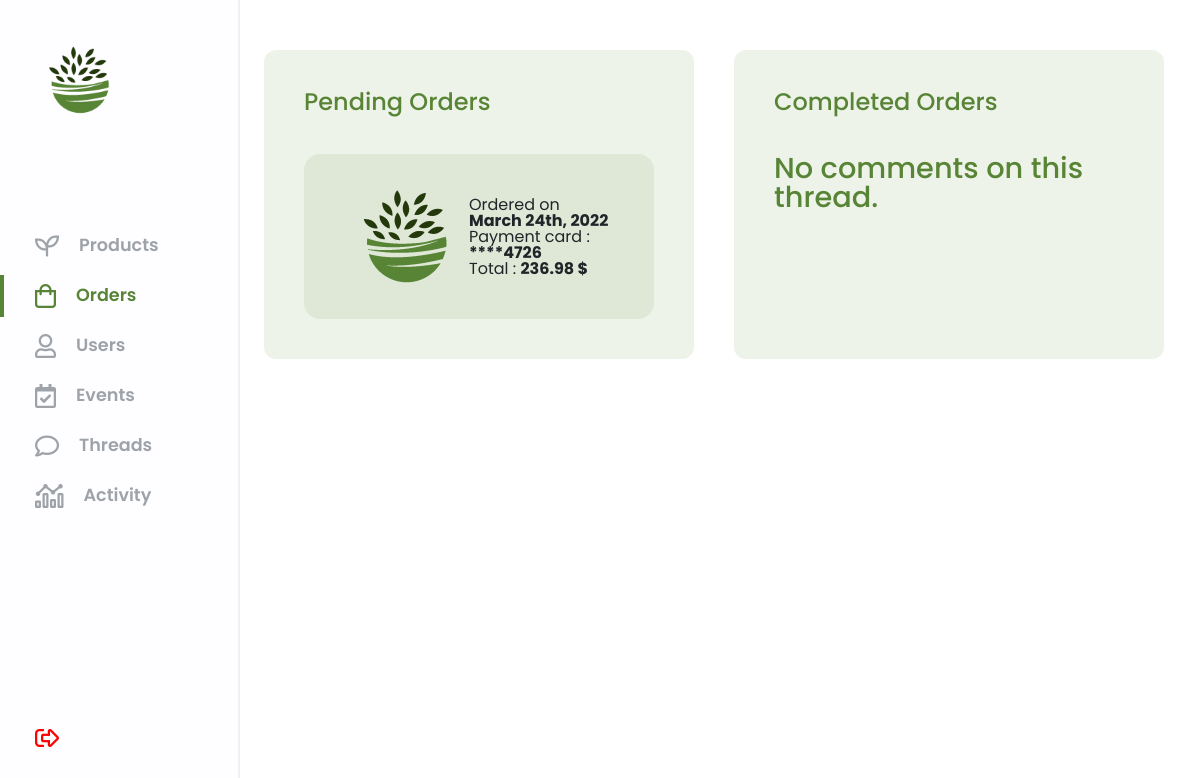
Screenshot of /admin-dashboard/dashboard.php?page=order-panel (signed in) with the database file from the repository.
### tables this page shows
CREATE TABLE command(
   command_id INT AUTO_INCREMENT,
   card_last_digits SMALLINT NOT NULL,
   card_type TINYINT NOT NULL,
   created_at DATETIME NOT NULL,
   complete BOOLEAN,
   facturation_address_id INT NOT NULL,
   PRIMARY KEY(command_id),
   FOREIGN KEY(facturation_address_id) REFERENCES facturation_address(facturation_address_id)
);

### database/DBController.php (called while the page is built, shortened)
<?php
    class DBController
    {
        protected $host = '127.0.0.1';
        protected $user = 'root';
        protected $pwd = '#Apomposelli1';
        protected $database = 'tropicalinterior';
        public function __construct()
        {
            $this->con = mysqli_connect($this->host, $this->user, $this->pwd, $this->database);
        }
    }
?>

### utilities.php (called while the page is built, shortened)
<?php
    function debug_to_console($data) {
        $output = $data;
    }
    require(__DIR__."/database/DBController.php");
    $db = new DBController();
    require(__DIR__."/database/CustomRequest.php");
    $customRequest = new CustomRequest($db);
?>

### database/CustomRequest.php (called while the page is built, shortened)
<?php
    class CustomRequest
    {
        public $db = null;
        public function __construct(DBController $db)
        {
            $this->db = $db;
        }
        public function getData($query)
        {
            $result = $this->db->con->query($query);
            $resultArray = array();
            while($item = mysqli_fetch_array($result, MYSQLI_ASSOC))
            {
                $resultArray[] = $item;
            }
            return $resultArray;
        }
    }
?>

### admin-dashboard/pages/order-panel.php (the view, shortened to what this page needs)
<div class="command_main_container">
    <?php if(!isset($_GET['command_id'])){?>
    <div class="command_pending_container">
        <p class="command_title">Pending Orders</p>
        <?php $PendingCommands = $customRequest->getData("SELECT command_id, created_at, card_last_digits FROM command WHERE complete = 0"); ?>
        <?php if(count($PendingCommands) > 0) {?>
            <?php foreach($PendingCommands as $command) {?>
                <?php
                    $totalPrice = 0;
                    $totalShippingCost = 0;
                    $productOrders = $customRequest->getData(
                        "SELECT po.quantity, po.product_id, po.command_id
                         FROM product_order po
                         WHERE po.command_id = {$command['command_id']};");
                    foreach($productOrders as $productOrder) {
                        $product = $customRequest->getData(
                            "SELECT p.price_excl_tax, p.tax_id
                             FROM product p
                             WHERE p.product_id = {$productOrder['product_id']} LIMIT 1")[0];
                        $taxRate = $db->con->query("SELECT rate FROM tax WHERE tax_id = {$product['tax_id']}")->fetch_object()->rate;
                        $shippingCost = $db->con->query("SELECT price FROM shipping_cost WHERE product_order_id = {$productOrder['product_id']}")->fetch_object()->price;
                        $totalPrice += $productOrder['quantity'] * $product['price_excl_tax'] * (1 + $taxRate / 100);
                        $totalShippingCost += $shippingCost;
                        $formattedDate = date("F jS, Y", strtotime($command['created_at']));
                    }
                    $totalPrice += $totalShippingCost;
                ?>
                <div class="command_item" data-id="<?= $command['command_id'] ?>">
                    <img src="../../website/graphics/img/logo.png" alt="command_item_image" class="command_image">
                    <div class="command_info_container">
                        <p class="command_ordered_date">Ordered on <strong><?= $formattedDate ?></strong></p>
                        <p class="command_payment_card_digits">Payment card  : <strong>****<?= $command['card_last_digits'] ?></strong></p>
                        <p class="command_total_price">Total : <strong><?= $totalPrice ?> $</strong></p>
                    </div>
                </div>
            <?php } ?>
        <?php } else { ?>
            <p class="no_comments_text">No comments on this thread.</p>
        <?php } ?>
    </div>
    <div class="command_finished_container">
        <p class="command_title">Completed Orders</p>
        <?php $completeCommands = $customRequest->getData("SELECT command_id, created_at, card_last_digits FROM command WHERE complete = 1"); ?>
        <?php if(count($completeCommands) > 0) {?>
            <?php foreach($completeCommands as $command) {?>
                <?php
                    $totalPriceExclTax = 0;
                    $totalTaxCost = 0;
                    $totalPrice = 0;
                    $totalShippingCost = 0;
                    $productOrders = $customRequest->getData(
                        "SELECT po.quantity, po.product_id, po.product_order_id
                         FROM product_order po
                         WHERE po.command_id = {$command['command_id']};");
                    foreach($productOrders as $productOrder) {
                        $product = $customRequest->getData(
                            "SELECT p.price_excl_tax, p.tax_id
                             FROM product p
                             WHERE p.product_id = {$productOrder['product_id']} LIMIT 1")[0];
                        $taxRate = $db->con->query("SELECT rate FROM tax WHERE tax_id = {$product['tax_id']}")->fetch_object()->rate;
                        $shippingCost = $db->con->query("SELECT price FROM shipping_cost WHERE product_order_id = {$productOrder['product_order_id']}")->fetch_object()->price;
                        $totalPriceExclTax += $productOrder['quantity'] * $product['price_excl_tax'];
                        $totalTaxCost += $productOrder['quantity'] * $product['price_excl_tax'] * ($taxRate / 100);
                        $totalPrice += $productOrder['quantity'] * $product['price_excl_tax'] * (1 + $taxRate / 100);
                        $totalShippingCost += $shippingCost;
                        $formattedDate = date("F jS, Y", strtotime($command['created_at']));
                    }
                    $totalPrice += $totalShippingCost;
                ?>
                <div class="command_item" data-id="<?= $command['command_id'] ?>">
                    <img src="../../website/graphics/img/logo.png" alt="command_item_image" class="command_image">
                    <div class="command_info_container">
                        <p class="command_ordered_date">Ordered on <strong><?= $formattedDate ?></strong></p>
                        <p class="command_payment_card_digits">Payment card  : <strong>****<?= $command['card_last_digits'] ?></strong></p>
                        <p class="command_total_price">Total : <strong><?= $totalPrice ?> $</strong></p>
                    </div>
                </div>
            <?php } ?>
        <?php } else { ?>
            <p class="no_comments_text">No comments on this thread.</p>
        <?php } ?>
    </div>
    <?php } ?>
</div>

### admin-dashboard/css/order-panel.css (style rules this page uses)
.command_main_container { display: flex; width: 75vw; }
.command_title { font-size: 1.5rem; padding-bottom: 40px; font-weight: 500; color: #588535; }
.command_pending_container { width: 100%; background-color: rgba(88, 133, 53, 0.1); padding: 40px; margin-right: 40px; border-radius: 12px; }
.command_finished_container { width: 100%; background-color: rgba(88, 133, 53, 0.1); padding: 40px; border-radius: 12px; }
.command_item { display: flex; justify-content: space-between; align-items: center; width: 100%; border-radius: 16px; background-color: #dfe8d7; padding: 20px 40px; }
.command_image { width: 125px; height: 125px; }

### admin-dashboard/css/thread-panel.css (style rules this page uses)
.no_comments_text { font-size: 1.8rem; margin-bottom: 25px; font-weight: 500; color: #588535; }

### rows the page displays
command: created_at "March 24th, 2022", card_last_digits "4726", totalPrice "236.98"
